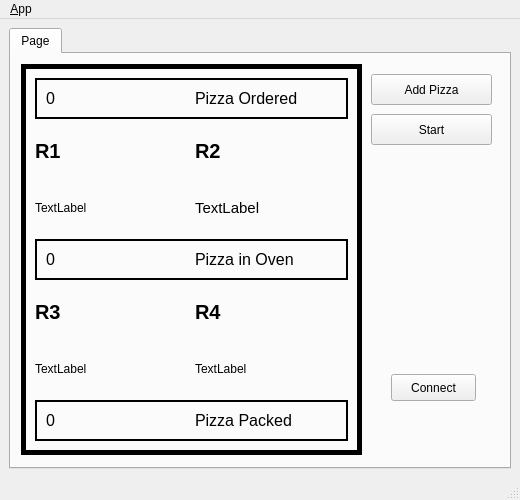
<?xml version="1.0" encoding="UTF-8"?>
<ui version="4.0">
 <class>MainWindowDesign</class>
 <widget class="QMainWindow" name="MainWindowDesign">
  <property name="geometry">
   <rect>
    <x>0</x>
    <y>0</y>
    <width>520</width>
    <height>500</height>
   </rect>
  </property>
  <property name="windowTitle">
   <string>QRosApp</string>
  </property>
  <property name="windowIcon">
   <iconset resource="../resources/images.qrc">
    <normaloff>:/images/icon.png</normaloff>:/images/icon.png</iconset>
  </property>
  <property name="locale">
   <locale language="English" country="Australia"/>
  </property>
  <widget class="QWidget" name="centralwidget">
   <layout class="QHBoxLayout">
    <item>
     <widget class="QTabWidget" name="tab_manager">
      <property name="minimumSize">
       <size>
        <width>100</width>
        <height>0</height>
       </size>
      </property>
      <property name="locale">
       <locale language="English" country="Australia"/>
      </property>
      <property name="currentIndex">
       <number>0</number>
      </property>
      <widget class="QWidget" name="tab">
       <attribute name="title">
        <string>Page</string>
       </attribute>
       <widget class="QPushButton" name="button_connect">
        <property name="enabled">
         <bool>true</bool>
        </property>
        <property name="geometry">
         <rect>
          <x>380</x>
          <y>320</y>
          <width>85</width>
          <height>27</height>
         </rect>
        </property>
        <property name="sizePolicy">
         <sizepolicy hsizetype="Fixed" vsizetype="Fixed">
          <horstretch>0</horstretch>
          <verstretch>0</verstretch>
         </sizepolicy>
        </property>
        <property name="toolTip">
         <string>Set the target to the current joint trajectory state.</string>
        </property>
        <property name="statusTip">
         <string>Clear all waypoints and set the target to the current joint trajectory state.</string>
        </property>
        <property name="text">
         <string>Connect</string>
        </property>
       </widget>
       <widget class="QPushButton" name="new_order">
        <property name="geometry">
         <rect>
          <x>360</x>
          <y>20</y>
          <width>121</width>
          <height>31</height>
         </rect>
        </property>
        <property name="text">
         <string>Add Pizza</string>
        </property>
       </widget>
       <widget class="QFrame" name="frame">
        <property name="geometry">
         <rect>
          <x>10</x>
          <y>10</y>
          <width>341</width>
          <height>391</height>
         </rect>
        </property>
        <property name="frameShape">
         <enum>QFrame::Box</enum>
        </property>
        <property name="lineWidth">
         <number>5</number>
        </property>
        <layout class="QVBoxLayout" name="Main_layout">
         <property name="sizeConstraint">
          <enum>QLayout::SetDefaultConstraint</enum>
         </property>
         <item>
          <widget class="QFrame" name="frame">
           <property name="sizePolicy">
            <sizepolicy hsizetype="Preferred" vsizetype="Fixed">
             <horstretch>0</horstretch>
             <verstretch>0</verstretch>
            </sizepolicy>
           </property>
           <property name="frameShape">
            <enum>QFrame::Panel</enum>
           </property>
           <property name="frameShadow">
            <enum>QFrame::Plain</enum>
           </property>
           <property name="lineWidth">
            <number>2</number>
           </property>
           <layout class="QHBoxLayout" name="Pizza_queue">
            <property name="sizeConstraint">
             <enum>QLayout::SetNoConstraint</enum>
            </property>
            <item>
             <widget class="QLabel" name="n_pizza_queue">
              <property name="sizePolicy">
               <sizepolicy hsizetype="Preferred" vsizetype="Fixed">
                <horstretch>0</horstretch>
                <verstretch>0</verstretch>
               </sizepolicy>
              </property>
              <property name="font">
               <font>
                <pointsize>12</pointsize>
               </font>
              </property>
              <property name="text">
               <string>0</string>
              </property>
             </widget>
            </item>
            <item>
             <widget class="QLabel" name="label">
              <property name="sizePolicy">
               <sizepolicy hsizetype="Preferred" vsizetype="Fixed">
                <horstretch>0</horstretch>
                <verstretch>0</verstretch>
               </sizepolicy>
              </property>
              <property name="font">
               <font>
                <pointsize>12</pointsize>
               </font>
              </property>
              <property name="text">
               <string>Pizza Ordered</string>
              </property>
             </widget>
            </item>
           </layout>
          </widget>
         </item>
         <item>
          <layout class="QVBoxLayout" name="Before_oven">
           <item>
            <layout class="QHBoxLayout" name="Robot_labels_12">
             <item>
              <widget class="QLabel" name="R1_Label">
               <property name="font">
                <font>
                 <pointsize>15</pointsize>
                 <weight>75</weight>
                 <bold>true</bold>
                </font>
               </property>
               <property name="text">
                <string>R1</string>
               </property>
              </widget>
             </item>
             <item>
              <widget class="QLabel" name="R2_Label">
               <property name="font">
                <font>
                 <pointsize>15</pointsize>
                 <weight>75</weight>
                 <bold>true</bold>
                </font>
               </property>
               <property name="text">
                <string>R2</string>
               </property>
              </widget>
             </item>
            </layout>
           </item>
           <item>
            <layout class="QHBoxLayout" name="Robot_status_12">
             <item>
              <widget class="QLabel" name="R1_status">
               <property name="text">
                <string>TextLabel</string>
               </property>
              </widget>
             </item>
             <item>
              <widget class="QLabel" name="R2_status">
               <property name="font">
                <font>
                 <pointsize>11</pointsize>
                </font>
               </property>
               <property name="text">
                <string>TextLabel</string>
               </property>
              </widget>
             </item>
            </layout>
           </item>
          </layout>
         </item>
         <item>
          <widget class="QFrame" name="frame_2">
           <property name="sizePolicy">
            <sizepolicy hsizetype="Preferred" vsizetype="Fixed">
             <horstretch>0</horstretch>
             <verstretch>0</verstretch>
            </sizepolicy>
           </property>
           <property name="frameShape">
            <enum>QFrame::Box</enum>
           </property>
           <property name="lineWidth">
            <number>2</number>
           </property>
           <layout class="QHBoxLayout" name="Pizza_oven">
            <property name="sizeConstraint">
             <enum>QLayout::SetMinimumSize</enum>
            </property>
            <item>
             <widget class="QLabel" name="n_pizza_oven">
              <property name="sizePolicy">
               <sizepolicy hsizetype="Preferred" vsizetype="Fixed">
                <horstretch>0</horstretch>
                <verstretch>0</verstretch>
               </sizepolicy>
              </property>
              <property name="font">
               <font>
                <pointsize>12</pointsize>
               </font>
              </property>
              <property name="text">
               <string>0</string>
              </property>
             </widget>
            </item>
            <item>
             <widget class="QLabel" name="label_2">
              <property name="sizePolicy">
               <sizepolicy hsizetype="Preferred" vsizetype="Fixed">
                <horstretch>0</horstretch>
                <verstretch>0</verstretch>
               </sizepolicy>
              </property>
              <property name="font">
               <font>
                <pointsize>12</pointsize>
               </font>
              </property>
              <property name="text">
               <string>Pizza in Oven</string>
              </property>
             </widget>
            </item>
           </layout>
          </widget>
         </item>
         <item>
          <layout class="QVBoxLayout" name="After_oven">
           <item>
            <layout class="QHBoxLayout" name="Robot_labels_34">
             <item>
              <widget class="QLabel" name="R3_Label">
               <property name="font">
                <font>
                 <pointsize>15</pointsize>
                 <weight>75</weight>
                 <bold>true</bold>
                </font>
               </property>
               <property name="text">
                <string>R3</string>
               </property>
              </widget>
             </item>
             <item>
              <widget class="QLabel" name="R4_Label">
               <property name="font">
                <font>
                 <pointsize>15</pointsize>
                 <weight>75</weight>
                 <bold>true</bold>
                </font>
               </property>
               <property name="text">
                <string>R4</string>
               </property>
              </widget>
             </item>
            </layout>
           </item>
           <item>
            <layout class="QHBoxLayout" name="Robot_status_34">
             <item>
              <widget class="QLabel" name="R3_status">
               <property name="text">
                <string>TextLabel</string>
               </property>
              </widget>
             </item>
             <item>
              <widget class="QLabel" name="R4_status">
               <property name="text">
                <string>TextLabel</string>
               </property>
              </widget>
             </item>
            </layout>
           </item>
          </layout>
         </item>
         <item>
          <widget class="QFrame" name="frame_3">
           <property name="sizePolicy">
            <sizepolicy hsizetype="Preferred" vsizetype="Fixed">
             <horstretch>0</horstretch>
             <verstretch>0</verstretch>
            </sizepolicy>
           </property>
           <property name="frameShape">
            <enum>QFrame::Box</enum>
           </property>
           <property name="lineWidth">
            <number>2</number>
           </property>
           <layout class="QHBoxLayout" name="Pizza_oven_2">
            <property name="sizeConstraint">
             <enum>QLayout::SetMinimumSize</enum>
            </property>
            <item>
             <widget class="QLabel" name="n_pizza_packed">
              <property name="sizePolicy">
               <sizepolicy hsizetype="Preferred" vsizetype="Fixed">
                <horstretch>0</horstretch>
                <verstretch>0</verstretch>
               </sizepolicy>
              </property>
              <property name="font">
               <font>
                <pointsize>12</pointsize>
               </font>
              </property>
              <property name="text">
               <string>0</string>
              </property>
             </widget>
            </item>
            <item>
             <widget class="QLabel" name="label_3">
              <property name="sizePolicy">
               <sizepolicy hsizetype="Preferred" vsizetype="Fixed">
                <horstretch>0</horstretch>
                <verstretch>0</verstretch>
               </sizepolicy>
              </property>
              <property name="font">
               <font>
                <pointsize>12</pointsize>
               </font>
              </property>
              <property name="text">
               <string>Pizza Packed</string>
              </property>
             </widget>
            </item>
           </layout>
          </widget>
         </item>
        </layout>
       </widget>
       <widget class="QPushButton" name="start">
        <property name="geometry">
         <rect>
          <x>360</x>
          <y>60</y>
          <width>121</width>
          <height>31</height>
         </rect>
        </property>
        <property name="text">
         <string>Start</string>
        </property>
       </widget>
       <zorder>frame</zorder>
       <zorder>button_connect</zorder>
       <zorder>new_order</zorder>
       <zorder>start</zorder>
      </widget>
     </widget>
    </item>
   </layout>
  </widget>
  <widget class="QMenuBar" name="menubar">
   <property name="geometry">
    <rect>
     <x>0</x>
     <y>0</y>
     <width>520</width>
     <height>22</height>
    </rect>
   </property>
   <widget class="QMenu" name="menu_File">
    <property name="title">
     <string>&amp;App</string>
    </property>
    <addaction name="action_Preferences"/>
    <addaction name="separator"/>
    <addaction name="actionAbout"/>
    <addaction name="actionAbout_Qt"/>
    <addaction name="separator"/>
    <addaction name="action_Quit"/>
   </widget>
   <addaction name="menu_File"/>
  </widget>
  <widget class="QStatusBar" name="statusbar"/>
  <action name="action_Quit">
   <property name="text">
    <string>&amp;Quit</string>
   </property>
   <property name="shortcut">
    <string>Ctrl+Q</string>
   </property>
   <property name="shortcutContext">
    <enum>Qt::ApplicationShortcut</enum>
   </property>
  </action>
  <action name="action_Preferences">
   <property name="text">
    <string>&amp;Preferences</string>
   </property>
  </action>
  <action name="actionAbout">
   <property name="text">
    <string>&amp;About</string>
   </property>
  </action>
  <action name="actionAbout_Qt">
   <property name="text">
    <string>About &amp;Qt</string>
   </property>
  </action>
 </widget>
 <resources>
  <include location="../resources/images.qrc"/>
 </resources>
 <connections>
  <connection>
   <sender>action_Quit</sender>
   <signal>triggered()</signal>
   <receiver>MainWindowDesign</receiver>
   <slot>close()</slot>
   <hints>
    <hint type="sourcelabel">
     <x>-1</x>
     <y>-1</y>
    </hint>
    <hint type="destinationlabel">
     <x>399</x>
     <y>299</y>
    </hint>
   </hints>
  </connection>
 </connections>
</ui>
